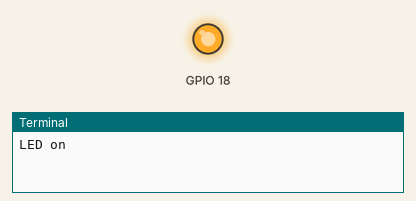
This program was run on a simulated Raspberry Pi (BCM pin numbers). Shown: output pins drawn as LEDs (lit = HIGH), the last lines printed to the terminal. At 1.0 s the program stops and its outputs stay as they are.

Above: at 0.1 s.
At 1.1 s:
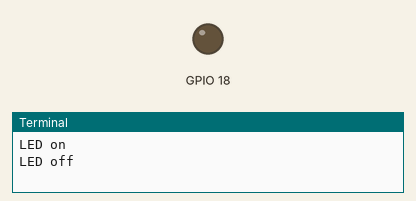
Timing chart, 0 to 2.5 s (numbered marks = the images above):
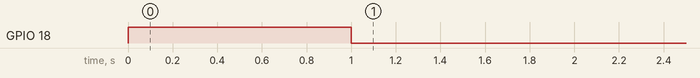

The program:

led.py
```python
import RPi.GPIO as GPIO
import time
def run_led(lightTime):
	GPIO.setmode(GPIO.BCM)
	GPIO.setwarnings(False)
	GPIO.setup(18,GPIO.OUT)
	print "LED on"
	GPIO.output(18,GPIO.HIGH)
	time.sleep(lightTime)
	print "LED off"
	GPIO.output(18,GPIO.LOW)
run_led(1)
```

Measured:
- by itself, GPIO 18: LOW → HIGH at 0.00 s, → LOW 1.0 s later
